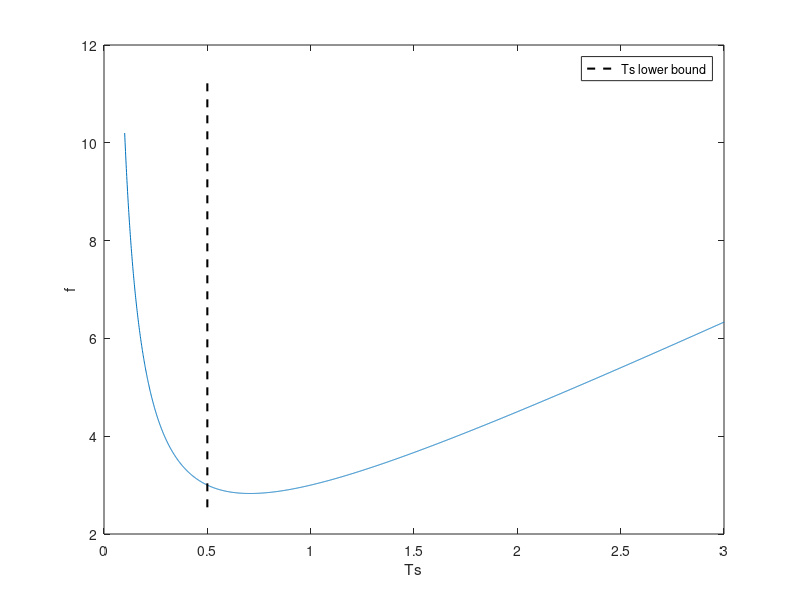

Reproduce this figure in MATLAB. (Note: this script raises an error after producing the figure.)
clear all;
clc;
close all;

psi = 2;

a = 2;
b = 1;
c1 = 4;
c2 = 2;

Ts = 0.1:0.001:3;
dW = ( c1 * (a * Ts).^(-psi) + c2 ) .* ( b * Ts); 

%%
close all
figure;
plot(Ts,dW);
hold on;
hlb = plot([1/a 1/a],[min(dW)*0.9 max(dW)*1.1],'k--','Linewidth',1.5);
xlabel('Ts');
ylabel('f');
legend(hlb,'Ts lower bound');
% ylim([0 10]);

annotation('textbox',...
    [0.7 0.15 0.15 0.27],...
    'String',{['a = ' num2str(value(a))],...
    ['b = ' num2str(value(b))],...
    ['c1 = ' num2str(value(c1))],...
    ['c2 = ' num2str(value(c2))],...
    ['\Psi = ' num2str(value(psi))]},...
    'FontSize',14,...
    'FontName','Arial',...
    'LineStyle','--',...
    'EdgeColor',[1 1 0],...
    'LineWidth',1,...
    'BackgroundColor',[0.9  0.9 0.9],...
    'Color',[0.84 0.16 0]);

[~,idx] = min(dW);
Ts_extreme_est = 1/a * (c1 * (psi-1) / c2)^(1/psi) 
Ts_extreme_sim = (idx-1) * 0.001 + 0.1 